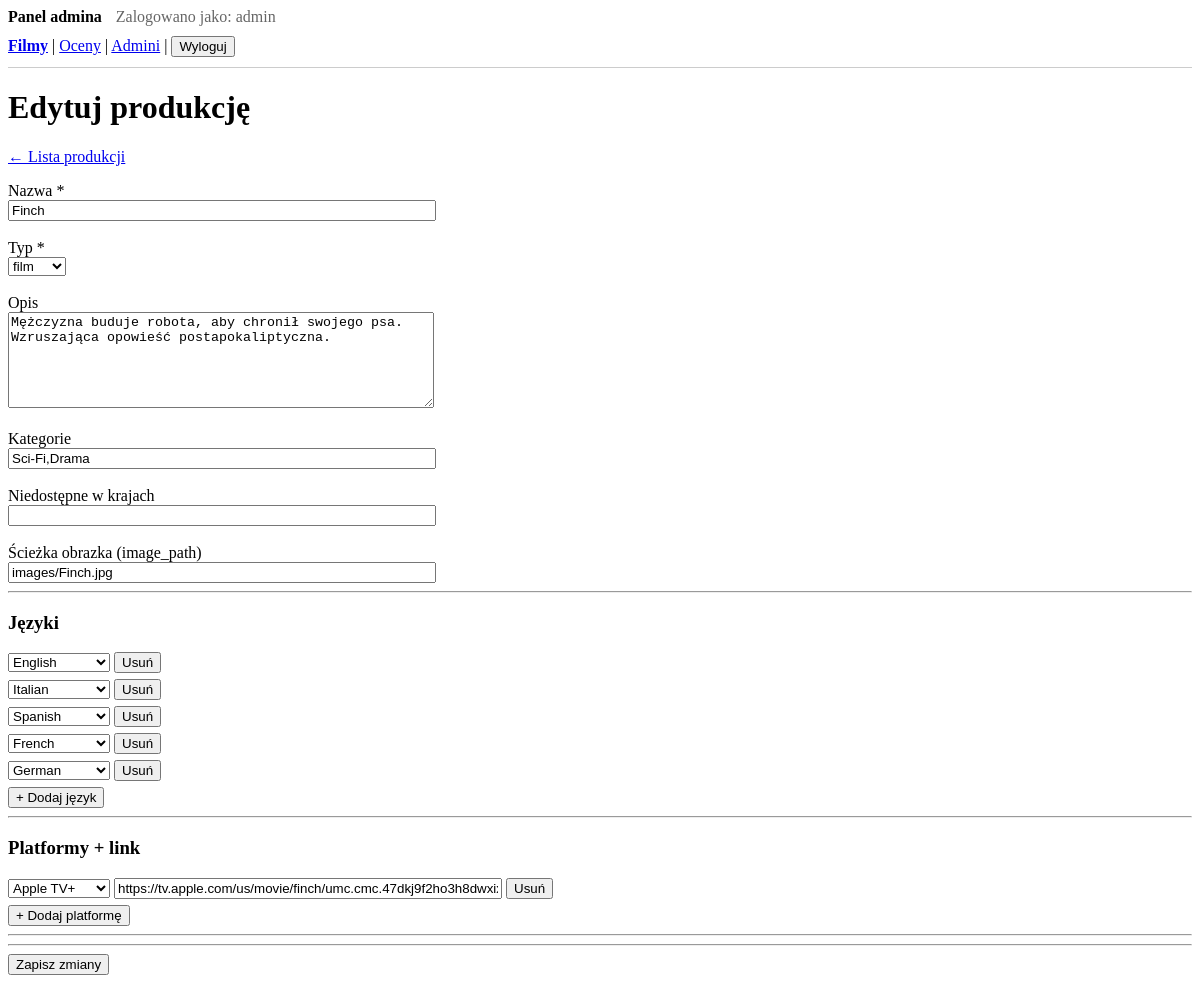
Page /admin/movies/edit?id=17 (signed in) on the earlier database version.
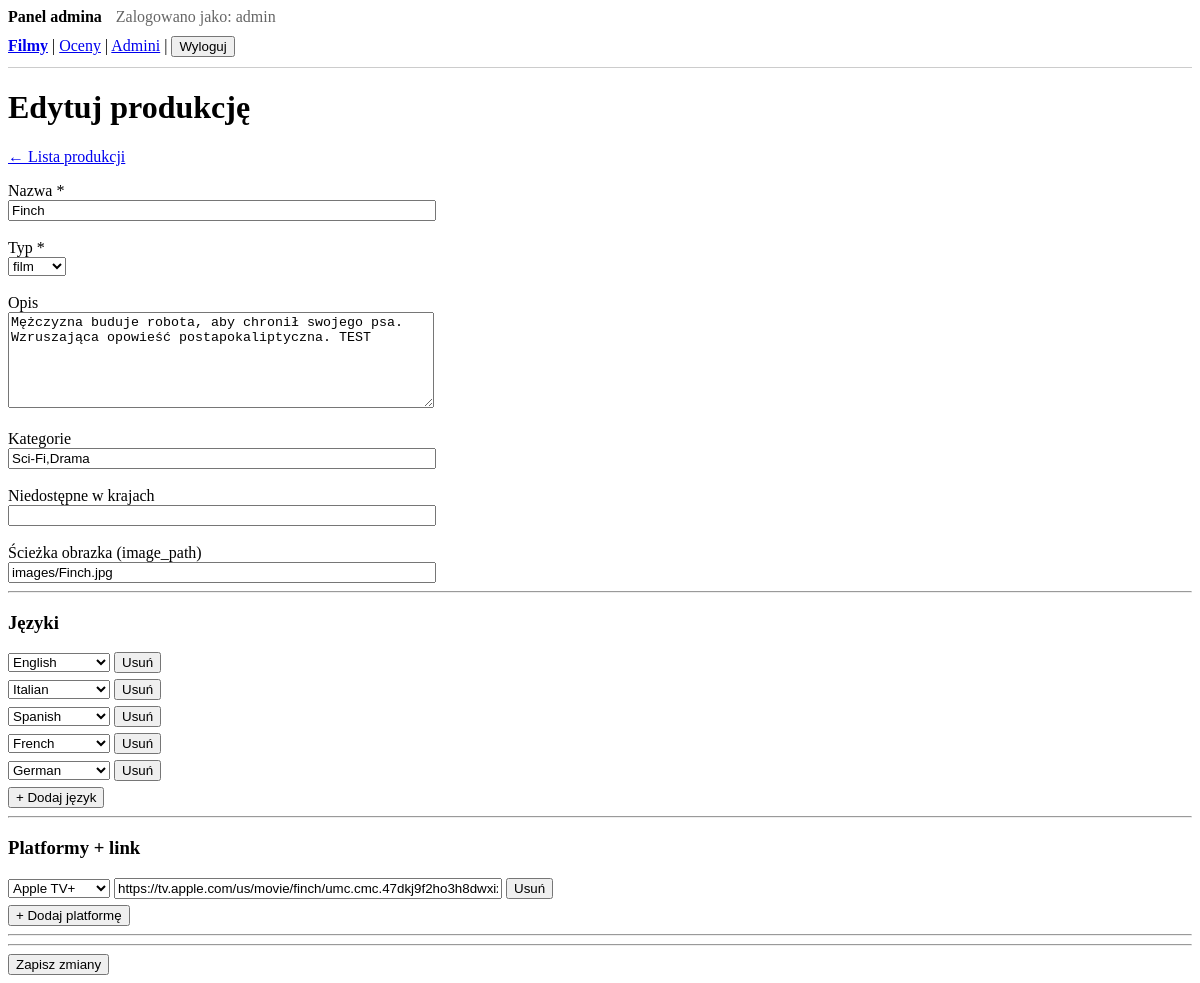
Same page on the later database version.
### tables this page shows
CREATE TABLE titles (
                        id INTEGER PRIMARY KEY AUTOINCREMENT,
                        name TEXT NOT NULL,
                        type TEXT CHECK(type IN ('film', 'series')) NOT NULL,
                        description TEXT,
                        categories TEXT,
                        blocked_countries TEXT,
                        image_path TEXT,
                        average_rating REAL
);

### src/Controller/AdminMovieController.php (called while the page is built, shortened)
<?php
class AdminMovieController
{
    private function db(): PDO
    {
        $pdo = Database::getConnection();
        $pdo->exec('PRAGMA foreign_keys = ON;');
        return $pdo;
    }
    public function editForm(): void
    {
        $pdo = $this->db();
        $id = isset($_GET['id']) ? (int)$_GET['id'] : 0;
        $stmt = $pdo->prepare("SELECT id, name, type, description, categories, blocked_countries, image_path FROM titles WHERE id = :id LIMIT 1");
        $stmt->execute([':id' => $id]);
        $movie = $stmt->fetch(PDO::FETCH_ASSOC);
        $languagesAll = $pdo->query("SELECT id, name FROM languages ORDER BY name")->fetchAll(PDO::FETCH_ASSOC);
        $platformsAll = $pdo->query("SELECT id, name FROM platforms ORDER BY name")->fetchAll(PDO::FETCH_ASSOC);
        $selectedLanguageIds = $pdo->prepare("SELECT language_id FROM title_languages WHERE title_id = :id");
        $selectedLanguageIds->execute([':id' => $id]);
        $selectedLanguageIds = array_map(fn($r) => (int)$r['language_id'], $selectedLanguageIds->fetchAll(PDO::FETCH_ASSOC));
        $stmtP = $pdo->prepare("SELECT platform_id, watch_link FROM title_platforms WHERE title_id = :id");
        $stmtP->execute([':id' => $id]);
        $selectedPlatforms = $stmtP->fetchAll(PDO::FETCH_ASSOC);
        $mode = 'edit';
        require __DIR__ . '/../View/admin/movies/form.php';
    }
}

### src/View/admin/movies/form.php (the view, shortened to what this page needs)
<!doctype html>
<html lang="pl">
<head>
</head>
<body>
<?php $active = 'movies'; require __DIR__ . '/../partials/nav.php'; ?>
<h1><?= $mode === 'edit' ? 'Edytuj' : 'Dodaj' ?> produkcję</h1>
<p><a href="/admin/movies">← Lista produkcji</a></p>
<form method="post" action="<?= $mode === 'edit' ? '/admin/movies/edit' : '/admin/movies/create' ?>">
  <div>
    <label>Nazwa *</label><br>
    <input type="text" name="name" required value="<?= htmlspecialchars($movie['name'] ?? '') ?>" style="width:420px;">
  </div>
  <br>
  <div>
    <label>Typ *</label><br>
    <select name="type" id="typeSelect">
      <option value="film" <?= (($movie['type'] ?? 'film') === 'film') ? 'selected' : '' ?>>film</option>
    </select>
  </div>
  <br>
  <div>
    <label>Opis</label><br>
    <textarea name="description" rows="6" style="width:420px;"><?= htmlspecialchars($movie['description'] ?? '') ?></textarea>
  </div>
  <br>
  <div>
    <label>Kategorie</label><br>
    <input type="text" name="categories" value="<?= htmlspecialchars($movie['categories'] ?? '') ?>" style="width:420px;">
  </div>
  <br>
  <div>
    <label>Niedostępne w krajach</label><br>
    <input type="text" name="blocked_countries" value="<?= htmlspecialchars($movie['blocked_countries'] ?? '') ?>" style="width:420px;">
  </div>
  <br>
  <div>
    <label>Ścieżka obrazka (image_path)</label><br>
    <input type="text" name="image_path" value="<?= htmlspecialchars($movie['image_path'] ?? '') ?>" style="width:420px;">
  </div>
  <hr>
  <h3>Języki</h3>
  <div id="languagesWrap">
    <?php
      $langValues = !empty($selectedLanguageIds) ? $selectedLanguageIds : [0];
      foreach ($langValues as $lid):
    ?>
      <div class="langRow" style="margin-bottom:6px;">
        <select name="languages[]">
          <?php foreach ($languagesAll as $lang): ?>
            <option value="<?= (int)$lang['id'] ?>" <?= ((int)$lid === (int)$lang['id']) ? 'selected' : '' ?>>
              <?= htmlspecialchars($lang['name']) ?>
            </option>
          <?php endforeach; ?>
        </select>
        <button type="button" onclick="removeRow(this)">Usuń</button>
      </div>
    <?php endforeach; ?>
  </div>
  <button type="button" onclick="addLanguage()">+ Dodaj język</button>
  <hr>
  <h3>Platformy + link</h3>
  <div id="platformsWrap">
    <?php
      $platValues = !empty($selectedPlatforms) ? $selectedPlatforms : [['platform_id'=>0,'watch_link'=>'']];
      foreach ($platValues as $p):
    ?>
      <div class="platRow" style="margin-bottom:6px;">
        <select name="platform_id[]">
          <?php foreach ($platformsAll as $pl): ?>
            <option value="<?= (int)$pl['id'] ?>" <?= ((int)($p['platform_id'] ?? 0) === (int)$pl['id']) ? 'selected' : '' ?>>
              <?= htmlspecialchars($pl['name']) ?>
            </option>
          <?php endforeach; ?>
        </select>
        <input type="text" name="watch_link[]" placeholder="link" value="<?= htmlspecialchars($p['watch_link'] ?? '') ?>" style="width:380px;">
        <button type="button" onclick="removeRow(this)">Usuń</button>
      </div>
    <?php endforeach; ?>
  </div>
  <button type="button" onclick="addPlatform()">+ Dodaj platformę</button>
  <hr>
  <hr>
  <button type="submit"><?= $mode === 'edit' ? 'Zapisz zmiany' : 'Dodaj' ?></button>
</form>
</body>
</html>

Differences in the rows shown:
changed titles "Finch": description "Mężczyzna buduje robota, aby chronił swojego psa. Wzruszająca opowieść postapokaliptyczna." → "Mężczyzna buduje robota, aby chronił swojego psa. Wzruszająca opowieść postapokaliptyczna. TEST"
